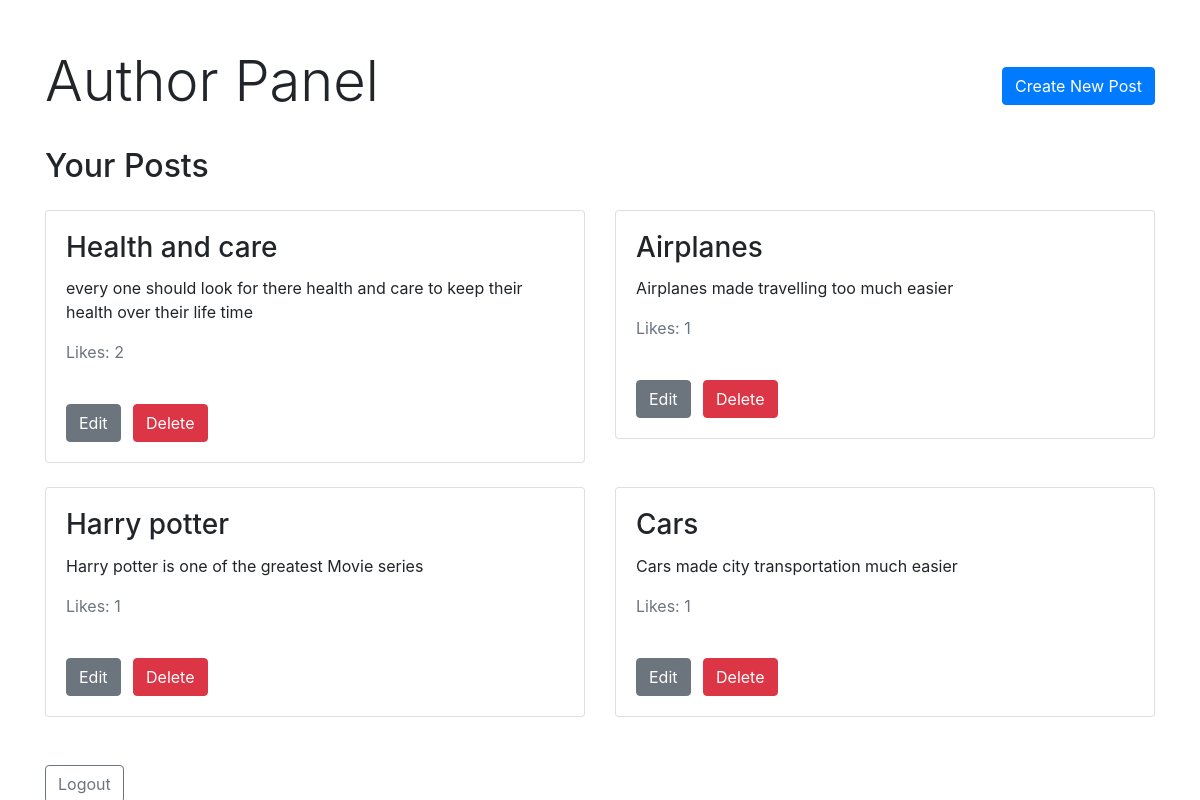
Screenshot of /author_panel (signed in) with the database file from the repository.
### tables this page shows
CREATE TABLE posts (
            id INTEGER PRIMARY KEY AUTOINCREMENT,
            author_id INTEGER NOT NULL,
            title TEXT NOT NULL,
            content TEXT NOT NULL,
            likes INTEGER DEFAULT 0,     
            created_at TIMESTAMP DEFAULT CURRENT_TIMESTAMP,
            file_url TEXT,
            FOREIGN KEY (author_id) REFERENCES users(id)
        );

### project.py (the view)
@app.route('/author_panel')
def author_panel():
    if 'username' not in session:
        return redirect(url_for('login'))
    user = db.get_user_by_username(session['username'])
    if user is None:
        return redirect(url_for('user_panel'))
    if session['user_type'] == 0:
        return redirect(url_for('user_panel'))
    elif session['user_type'] == 2:
        return redirect(url_for('manage_admins'))
    posts = db.get_posts_by_author(user['id'])
    return render_template('author_panel.html', posts=posts, user=user)

### db.py (called while the page is built)
def get_db_connection():
    conn = sqlite3.connect('project.db')
    conn.row_factory = sqlite3.Row
    return conn

def get_posts_by_author(author_id):
    conn = get_db_connection()
    posts = conn.execute('SELECT * FROM posts WHERE author_id = ?', (author_id,)).fetchall()
    conn.close()
    return posts

def get_user_by_username(username):
    conn = get_db_connection()
    user = conn.execute('SELECT * FROM users WHERE username = ?', (username,)).fetchone()
    conn.close()
    return user

### templates/author_panel.html (shortened to what this page needs)
<!DOCTYPE html>
<html lang="en">
<head>
    <link href="https://stackpath.bootstrapcdn.com/bootstrap/4.5.2/css/bootstrap.min.css" rel="stylesheet">
</head>
<body>
    <div class="container mt-5">
        <div class="d-flex justify-content-between align-items-center mb-4">
            <h1 class="display-4">Author Panel</h1>
            <a href="{{ url_for('create_post') }}" class="btn btn-primary">Create New Post</a>
        </div>
        <h2 class="mb-4">Your Posts</h2>
        <div class="row">
            {% for post in posts %}
            <div class="col-md-6 mb-4">
                <div class="card">
                    <div class="card-body">
                        <h3 class="card-title">{{ post.title }}</h3>
                        <p class="card-text">{{ post.content }}</p>
                        <p class="card-text text-muted">Likes: {{ post.likes }}</p>
                        <br>
                        <a href="{{ url_for('edit_post', post_id=post.id) }}" class="btn btn-secondary mr-2">Edit</a>
                        <form method="POST" action="{{ url_for('delete_post', post_id=post.id) }}" class="d-inline">
                            <button type="submit" class="btn btn-danger">Delete</button>
                        </form>
                    </div>
                </div>
            </div>
            {% endfor %}
        </div>
        <div class="mt-4">
            <a href="{{ url_for('logout') }}" class="btn btn-outline-secondary">Logout</a>
        </div>
    </div>
</body>
</html>

### rows the page displays
posts: title "Health and care", content "every one should look for there health and care to keep their health over their life time", likes "2"
posts: title "Airplanes", content "Airplanes made travelling too much easier", likes "1"
posts: title "Harry potter", content "Harry potter is one of the greatest Movie series", likes "1"
posts: title "Cars", content "Cars made city transportation much easier", likes "1"
